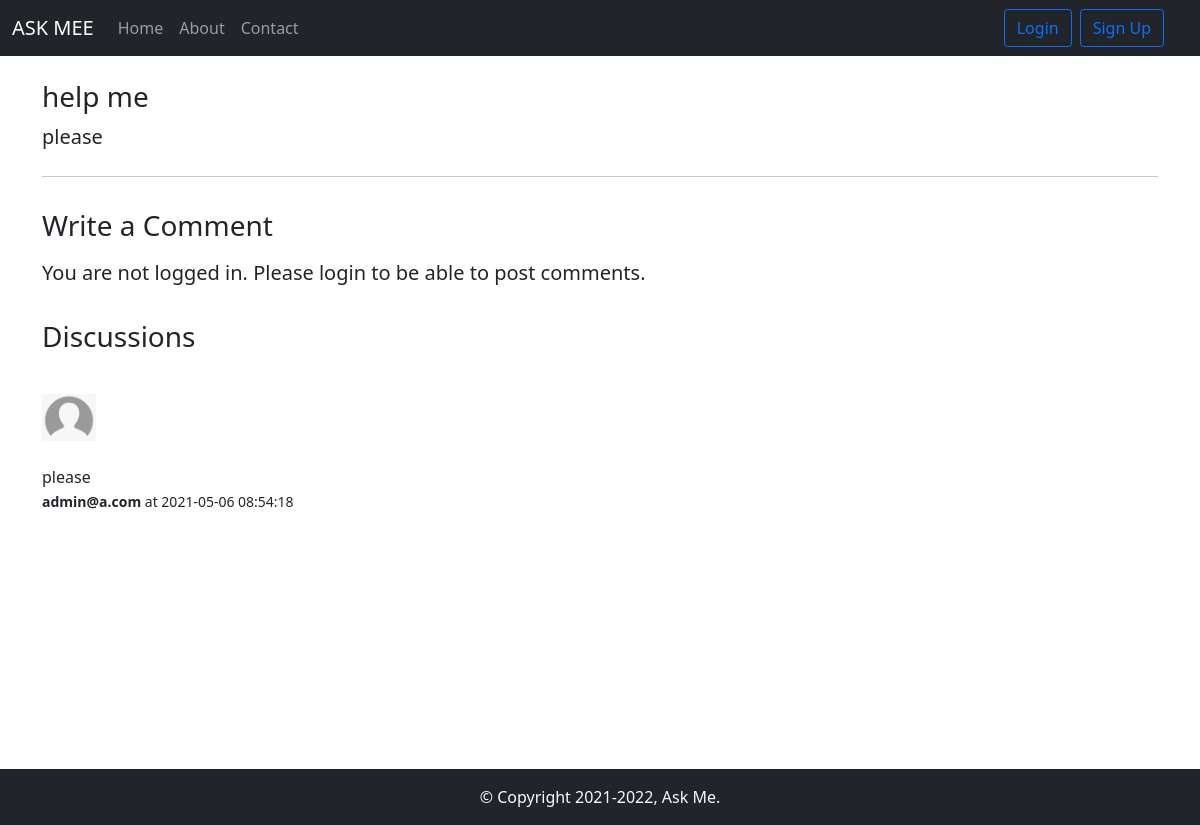
The app's page /threadque.php?threadid=39 with its own data.
### tables this page shows
CREATE TABLE `thread` (
  `thread_id` int(10) NOT NULL,
  `thread_title` varchar(255) NOT NULL,
  `thread_desc` longtext NOT NULL,
  `thread_cat_id` int(10) NOT NULL,
  `thread_user_id` int(10) NOT NULL,
  `timestamp` datetime NOT NULL DEFAULT current_timestamp()
);

CREATE TABLE `comment` (
  `comment_id` int(10) NOT NULL,
  `comment_content` longtext NOT NULL,
  `thread_id` int(10) NOT NULL,
  `comment_time` datetime NOT NULL DEFAULT current_timestamp(),
  `comment_by` varchar(20) NOT NULL
);

CREATE TABLE `user` (
  `sno` int(10) NOT NULL,
  `user_email` varchar(20) NOT NULL,
  `user_pass` varchar(255) NOT NULL,
  `timestamp` datetime NOT NULL DEFAULT current_timestamp()
);

### threadque.php (the view, shortened to what this page needs)
<!doctype html>
<html lang="en">
<head>
    <link href="https://cdn.jsdelivr.net/npm/bootstrap@5.0.0-beta3/dist/css/bootstrap.min.css" rel="stylesheet"
>
</head>
<body>
        <?php include 'component/dbconnect.php'; ?>
        <?php include 'component/header.php'; ?>
    <?php
        $id = $_GET['threadid'];
        $sql = "SELECT * FROM `thread`WHERE thread_id=$id";
        $result = mysqli_query($conn, $sql);
        while($row = mysqli_fetch_assoc($result)){
                $title = $row['thread_title'];
                $desc= $row['thread_desc'];
        }
    ?>
    <div class="container my-4">
        <div class="jumbotron">
            <h3 class="display-7"><?php echo $title;?> </h3>
            <p class="lead"><?php echo $desc;   ?> </p>
            <hr class="my-4">
        </div>
    </div>
    <?php
    if(isset($_SESSION['loggedin']) && $_SESSION['loggedin']==true){
    echo '<div class="container">
        <h3 class="py-2"> Write  a Comment</h1>
        <form action= "'. $_SERVER['REQUEST_URI'] . '" method="post">
            <div class="form-group">
                <label for="exampleFormControlTextarea1">Type your comment</label>
                <br>
                <textarea class="form-control" id="comment" name="comment" rows="3"></textarea>
                <input type="hidden" name="sno" value="' .  $_SESSION["sno"] . '">
            </div>
            <br>
            <button type="submit" class="btn btn-primary">Post Comment</button>
        </form>
    </div>';
    }
    else{
        echo '
        <div class="container">
        <h3 class="py-2">Write a Comment</h1>
           <p class="lead">You are not logged in. Please login to be able to post comments.</p>
        </div>
        ';
    }
    ?>
    <div class="container my-4" id="ques">
        <h3 class="py-2"> Discussions </h3>
        <?php
       $id = isset($_GET['threadid']) ? $_GET['threadid'] : '';
        $sql = "SELECT * FROM `comment` WHERE thread_id= $id";
        $result = mysqli_query($conn, $sql);
        while($row = mysqli_fetch_assoc($result)){
                $content = $row['comment_content'];
                $comment_time = $row['comment_time'];
                $thread_user_id = $row['comment_by'];
                $sql2 = "SELECT user_email FROM `user` WHERE sno='$thread_user_id'";
                $result2 = mysqli_query($conn, $sql2);
                $row2 = mysqli_fetch_assoc($result2);
       echo' <div class="media my-3">
            <img class="my-3" src="img/user.png" width="54px">
            <div class="media-body">
            <p class=" my-2"> ' . $content .  ' <br><small><b>' .  $row2['user_email']  .'</b> at ' . $comment_time . '</p> </small>
        </div>
        </div>';
    }
    ?>
    </div>
        <?php include 'component/footer.php'; ?>
</body>
</html>

### threadque.php (style rules this page uses)
#ques { min-height: 433px; }

### records on screen
thread: thread_title "help me", thread_desc "please"
comment: comment_content "please", user.user_email "admin@a.com", comment_time "2021-05-06 08:54:18"
